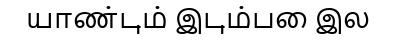
#> input picture data/synthetic/clean/SYNTH_TEST_00187_clean.png, 396 x 40 px
$ python -i line_segmenter.py   (imports and definitions only)
#> lines starting #> are read from the running program, lines starting #| are printed output that depends on the picture; after the words box and inside, x2 and y2 are one past the last pixel; in counts of white or black regions, pixels touching at a corner belong together
### src/preprocessing/filters.py
"""
Modular Preprocessing Filters for Degraded Tamil Palm-Leaf Manuscripts
Stage 4 Filter Bank
"""

import sys
import math
import numpy as np
import cv2

if sys.platform == "win32":
    sys.stdout.reconfigure(encoding='utf-8')

def to_grayscale(img: np.ndarray) -> np.ndarray:
    """Convert input BGR/RGB or Grayscale image to single-channel Grayscale."""
    if len(img.shape) == 2:
        return img.copy()
    elif img.shape[2] == 4:
        return cv2.cvtColor(img, cv2.COLOR_BGRA2GRAY)
    else:
        return cv2.cvtColor(img, cv2.COLOR_BGR2GRAY)

def denoise_bilateral(img: np.ndarray, d: int = 9, sigma_color: float = 75, sigma_space: float = 75) -> np.ndarray:
    """Edge-preserving bilateral filter to smooth fibrous leaf texture while retaining incised stroke boundaries."""
    return cv2.bilateralFilter(img, d, sigma_color, sigma_space)

# [13 lines left out: functions denoise_nlm, enhance_contrast_linear, not called in this run]

def enhance_contrast_clahe(img: np.ndarray, clip_limit: float = 2.0, tile_grid_size: tuple = (8, 8)) -> np.ndarray:
    """Contrast Limited Adaptive Histogram Equalization (CLAHE)."""
    gray = to_grayscale(img)
    clahe = cv2.createCLAHE(clipLimit=clip_limit, tileGridSize=tile_grid_size)
    return clahe.apply(gray)

# [90 lines left out: functions correct_illumination, threshold_sauvola, threshold_otsu, unsharp_mask, deskew_image, morphological_cleanup, not called in this run]

### src/segmentation/line_segmenter.py
"""
Tamil Palm-Leaf Line and Text-Region Segmentation Engine
Stage 5 Classical Computer Vision Segmenter
"""

import sys
import os
import math
import numpy as np
import cv2
from pathlib import Path
from scipy.signal import find_peaks
from PIL import Image

# [2 lines not run here, left out]

PROJECT_ROOT = Path(r"C:\Users\vaish\tamil_palm_ocr")
sys.path.append(str(PROJECT_ROOT))

from src.preprocessing.filters import to_grayscale, enhance_contrast_clahe, correct_illumination, threshold_sauvola

class PalmLeafLineSegmenter:
    def __init__(self,
                 expected_line_height: int = 35,
                 min_line_height: int = 15,
                 max_line_height: int = 70,
                 horizontal_padding: int = 10,
                 vertical_padding: int = 4):
        self.expected_line_height = expected_line_height
        self.min_line_height = min_line_height
        self.max_line_height = max_line_height
        self.horizontal_padding = horizontal_padding
        self.vertical_padding = vertical_padding

    def segment_horizontal_projection(self, img_input, prep_variant: str = "clahe") -> tuple[list[dict], np.ndarray]:
        """
        Segment horizontal text lines using peak-and-valley analysis on Gaussian-smoothed Horizontal Projection Profiles.
        """
#> called with prep_variant = 'clahe'
        if isinstance(img_input, (str, Path)):
            img = cv2.imread(str(img_input))
#> img is the input picture: shape (40, 396, 3); min 0, max 255, mean 223
            if img is None:
                raise ValueError(f"Could not load image: {img_input}")
        elif isinstance(img_input, np.ndarray):
            img = img_input.copy()
        else:
            raise TypeError("img_input must be a file path or numpy array")

        h, w = img.shape[:2]
#> h = 40; w = 396
        gray = to_grayscale(img)

        # Apply preprocessing suitable for horizontal band extraction
        if prep_variant == "illum_clahe":
            norm = correct_illumination(gray)
            prep = enhance_contrast_clahe(norm, clip_limit=2.5)
        elif prep_variant == "clahe":
            prep = enhance_contrast_clahe(gray, clip_limit=2.5)
        elif prep_variant == "sauvola":
            clahe = enhance_contrast_clahe(gray, clip_limit=2.0)
            prep = threshold_sauvola(clahe, window_size=25, k=0.2)
        else:
            prep = gray

        # Binarization for projection profile
        if prep_variant != "sauvola":
            _, bw = cv2.threshold(prep, 0, 255, cv2.THRESH_BINARY_INV + cv2.THRESH_OTSU)
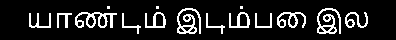
#> bw: shape (40, 396); 12.8% white in thin lines or dots, all inside (x1, y1, x2, y2) = (29, 6, 368, 34)
        else:
            bw = cv2.bitwise_not(prep)

        # Horizontal Projection Profile
        hpp = np.sum(bw, axis=1) / 255.0
#> hpp = 40 values, max 209 at index 26, min 0 at index 0, mean 50.62

        # Gaussian smoothing on 1D projection profile to extract clean peaks & valleys
        sigma = max(2.0, h / 100.0)
#> sigma = 2
        k_size = int(math.ceil(sigma * 4)) | 1
#> k_size = 9
        smoothed = cv2.GaussianBlur(hpp.reshape(-1, 1), (1, k_size), sigma).flatten()
#> smoothed = 40 values, max 121.4 at index 25, min 0 at index 0, mean 50.63

        # Find valley local minima (inter-line boundaries)
        min_dist = max(18, int(self.expected_line_height * 0.7))
        valleys, _ = find_peaks(-smoothed, distance=min_dist)
#> valleys = [18]

        # Build line intervals from valleys
        cuts = [0] + sorted(list(valleys)) + [h]
#> cuts = [0, 18, 40]
        raw_bands = []
        for i in range(len(cuts) - 1):
            s_y = cuts[i]
            e_y = cuts[i + 1]
            band_h = e_y - s_y

            # Check if band has substantial text content (peak amplitude)
            band_hpp = hpp[s_y:e_y]
            if len(band_hpp) > 0 and np.max(band_hpp) > (0.10 * w):
                if self.min_line_height <= band_h <= self.max_line_height:
                    raw_bands.append((s_y, e_y))
                elif band_h > self.max_line_height:
                    # Subdivide excessively large band
                    sub_count = max(2, round(band_h / self.expected_line_height))
                    sub_h = band_h // sub_count
                    for k in range(sub_count):
                        sub_s = s_y + k * sub_h
                        sub_e = min(e_y, sub_s + sub_h)
                        if self.min_line_height <= (sub_e - sub_s):
                            raw_bands.append((sub_s, sub_e))
#> this loop made 2 passes
#> (s_y, e_y, band_h) on passes 1 to 2: (0, 18, 18), (18, 40, 22)
#> after the loop, raw_bands = [(0, 18), (18, 40)]

        # Convert bands to full line bounding boxes with horizontal extent detection
        lines = []
        for idx, (sy, ey) in enumerate(raw_bands, start=1):
            band_mask = bw[sy:ey, :]
            vpp = np.sum(band_mask, axis=0)
            active_cols = np.where(vpp > 0)[0]

            if len(active_cols) > 0:
                min_x = max(0, int(active_cols[0]) - self.horizontal_padding)
                max_x = min(w, int(active_cols[-1]) + self.horizontal_padding)
            else:
                min_x = 0
                max_x = w

            padded_sy = max(0, sy - self.vertical_padding)
            padded_ey = min(h, ey + self.vertical_padding)
            line_w = max_x - min_x
            line_h = padded_ey - padded_sy

            aspect = round(line_w / (line_h + 1e-5), 2)

            status = "OCR_READY"
            if line_w < 50 or line_h < 10:
                status = "TOO_SMALL"
            elif aspect > 85.0:
                status = "EXTREME_ASPECT_RATIO"

            line_entry = {
                "reading_order": idx,
                "line_id": f"AUTO_LINE_{idx:03d}",
                "bbox": {"x": min_x, "y": padded_sy, "w": line_w, "h": line_h},
                "polygon": [[min_x, padded_sy], [max_x, padded_sy], [max_x, padded_ey], [min_x, padded_ey]],
                "aspect_ratio": aspect,
                "status": status,
                "segmentation_method": "Horizontal_Projection_Profile_Valley_Analysis",
                "manual_review_required": status != "OCR_READY"
            }
            lines.append(line_entry)
#> this loop made 2 passes
#> (idx, sy, ey, min_x, max_x, padded_sy, padded_ey, line_w) on passes 1 to 2: (1, 0, 18, 19, 377, 0, 22, 358), (2, 18, 40, 19, 377, 14, 40, 358)
#> pass 2, in segment_horizontal_projection, `band_mask = bw[sy:ey, :]`:
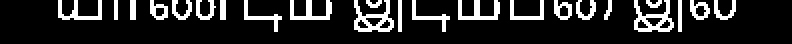
#> band_mask: shape (22, 396) (shown 2 times larger); 15.5% white in thin lines or dots, all inside (x1, y1, x2, y2) = (29, 0, 368, 16)
#> after the loop, lines = 2 items

        return lines, prep

    # [55 lines left out: functions crop_lines, draw_segmentation_overlay, not called in this run]

>>> result = PalmLeafLineSegmenter().segment_horizontal_projection('../../data/synthetic/clean/SYNTH_TEST_00187_clean.png')

$ run again, on data/synthetic/clean/SYNTH_TEST_00193_clean.png
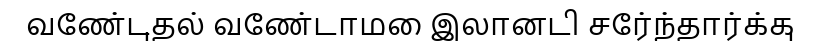
#> input picture data/synthetic/clean/SYNTH_TEST_00193_clean.png, 821 x 50 px
#> in segment_horizontal_projection, img is the input picture: shape (50, 821, 3); min 0, max 255, mean 225.2
#> in segment_horizontal_projection, `_, bw = cv2.threshold(prep, 0, 255, cv2.THRESH_BINARY_INV + cv2.THRESH..`:
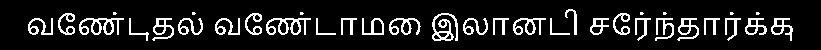
#> bw: shape (50, 821); 11.8% white in thin lines or dots, all inside (x1, y1, x2, y2) = (28, 9, 793, 41)
#> hpp = 50 values, max 410 at index 19, min 0 at index 0, mean 96.82
#> smoothed = 50 values, max 245.7 at index 32, min 0 at index 0, mean 96.82
#> valleys = [23]
#> cuts = [0, 23, 50]
#> the loop in segment_horizontal_projection, `for i in range(len(cuts) - 1):` made 2 passes
#> (s_y, e_y, band_h) on passes 1 to 2: (0, 23, 23), (23, 50, 27)
#> after the loop in segment_horizontal_projection, `for i in range(len(cuts) - 1):`: raw_bands = [(0, 23), (23, 50)]
#> the loop in segment_horizontal_projection, `for idx, (sy, ey) in enumerate(raw_bands, start=1):` made 2 passes
#> (idx, sy, ey, min_x, max_x, padded_sy, padded_ey, line_w) on passes 1 to 2: (1, 0, 23, 19, 799, 0, 27, 780), (2, 23, 50, 18, 802, 19, 50, 784)
#> after the loop in segment_horizontal_projection, `for idx, (sy, ey) in enumerate(raw_bands, start=1):`: lines = 2 items

$ run again, on data/synthetic/clean/SYNTH_TEST_00195_clean.png
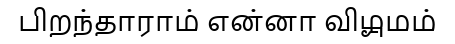
#> input picture data/synthetic/clean/SYNTH_TEST_00195_clean.png, 455 x 44 px
#> in segment_horizontal_projection, img is the input picture: shape (44, 455, 3); min 0, max 255, mean 223.9
#> in segment_horizontal_projection, `_, bw = cv2.threshold(prep, 0, 255, cv2.THRESH_BINARY_INV + cv2.THRESH..`:
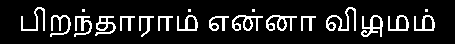
#> bw: shape (44, 455); 12.7% white in thin lines or dots, all inside (x1, y1, x2, y2) = (21, 7, 435, 37)
#> hpp = 44 values, max 234 at index 16, min 0 at index 0, mean 57.73
#> smoothed = 44 values, max 138.4 at index 28, min 0 at index 0, mean 57.73
#> valleys = [21]
#> cuts = [0, 21, 44]
#> the loop in segment_horizontal_projection, `for i in range(len(cuts) - 1):` made 2 passes
#> (s_y, e_y, band_h) on passes 1 to 2: (0, 21, 21), (21, 44, 23)
#> after the loop in segment_horizontal_projection, `for i in range(len(cuts) - 1):`: raw_bands = [(0, 21), (21, 44)]
#> the loop in segment_horizontal_projection, `for idx, (sy, ey) in enumerate(raw_bands, start=1):` made 2 passes
#> (idx, sy, ey, min_x, max_x, padded_sy, padded_ey, line_w) on passes 1 to 2: (1, 0, 21, 11, 443, 0, 25, 432), (2, 21, 44, 11, 444, 17, 44, 433)
#> pass 2, in segment_horizontal_projection, `band_mask = bw[sy:ey, :]`:
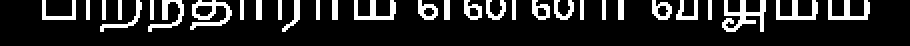
#> band_mask: shape (23, 455) (shown 2 times larger); 15.2% white in thin lines or dots, all inside (x1, y1, x2, y2) = (21, 0, 435, 16)
#> after the loop in segment_horizontal_projection, `for idx, (sy, ey) in enumerate(raw_bands, start=1):`: lines = 2 items
